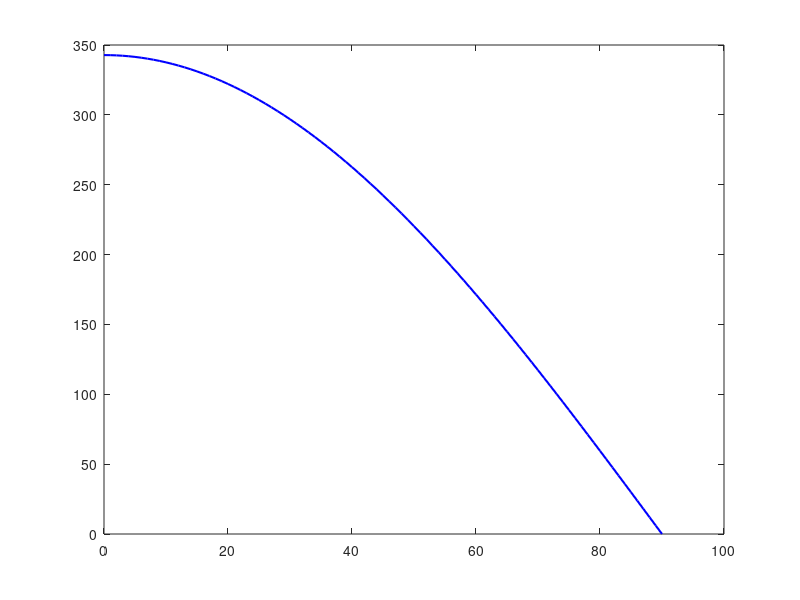

Here is the MATLAB script that generated this plot: (Note: this script raises an error after producing the figure.)
% Given data
G = 1361; % W/m^2
A = 0.661; % m^2
T = 25; % Constant temperature (reference)
T_ref = 25; % Reference temperature
eta_cells = 0.283; % Solar Cell Efficiency
eta_packing = 0.90; % Packing efficiency
eta_losses = 0.85; % Losses percentage
eta_temp = 0.88; % Temperature efficiency factor
beta = -0.004; % Efficiency loss rate
N = 2; % Number of solar panels
Theta_space = 0:1:90; % Theta from 0 to 90 degrees

% Calculate P_incident (depends on theta)
P_incident = G * A * cosd(Theta_space); 

% Since T = T_ref, the efficiency remains constant
eta_T = eta_cells; % η(T) = η_cells

% Calculate panel efficiency
eta_panel = eta_T * eta_temp * eta_packing * eta_losses;

% Calculate Power Output and Total Power
P_output = P_incident * eta_panel;
Total_power = N * P_output;

% Find the angles where Total Power reaches 235 W or more
above_235_indices = find(Total_power >= 235);
Theta_low = Theta_space(above_235_indices(1));
Theta_high = Theta_space(above_235_indices(end));

% Plotting the results
figure;
plot(Theta_space, Total_power, 'b-', 'LineWidth', 1.5); % Smooth curve
hold on;
yline(235, 'r--', 'LineWidth', 1.5, 'DisplayName', '235 W Line');
xline(Theta_low, 'k--', 'LineWidth', 1.5, 'DisplayName', sprintf('\\Theta_{low} = %.2f°', Theta_low));
xline(Theta_high, 'k--', 'LineWidth', 1.5, 'DisplayName', sprintf('\\Theta_{high} = %.2f°', Theta_high));
xlabel('Incident Angle \\Theta (°)');
ylabel('Total Power Output (W)');
title('Total Power Output vs. Incident Angle');
legend('Total Power Output', '235 W Line', ...
    sprintf('\\Theta_{low} = %.2f°', Theta_low), ...
    sprintf('\\Theta_{high} = %.2f°', Theta_high));
grid on;

% Display the angles where Total Power is ≥ 235 W
fprintf('Incident angle where Total Power first reaches 235 W: %.2f°\n', Theta_low);
fprintf('Incident angle where Total Power last reaches 235 W: %.2f°\n', Theta_high);